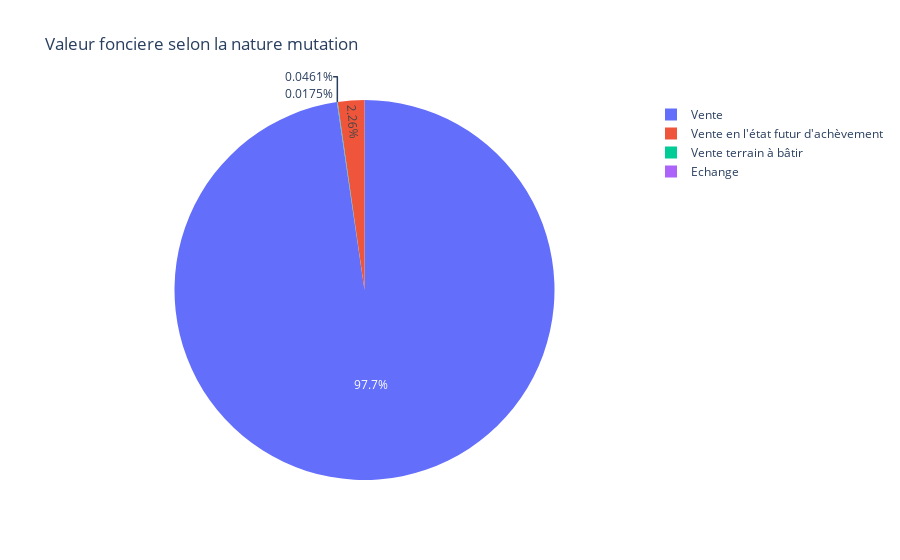

The code cell stored with this chart in its notebook:
### Code cell
fig4 = px.pie(df, values="Valeur fonciere", names="Nature mutation", title="Valeur fonciere selon la nature mutation")
fig4.show()

### Figure 1 — Plotly figure (JSON) as saved in the notebook; plotly's stock layout.template omitted (floating-point values rounded to 4 significant figures; data arrays with more than 128 entries replaced by an {"elided": "..."} marker saying what was removed)
{"data": [{"domain": {"x": [0, 1], "y": [0, 1]}, "hovertemplate": "Nature mutation=%{label}<br>Valeur fonciere=%{value}<extra></extra>", "labels": {"elided": "1000 str values"}, "legendgroup": "", "name": "", "showlegend": true, "type": "pie", "values": {"elided": "1000 float values"}}], "layout": {"legend": {"tracegroupgap": 0}, "title": {"text": "Valeur fonciere selon la nature mutation"}}}
